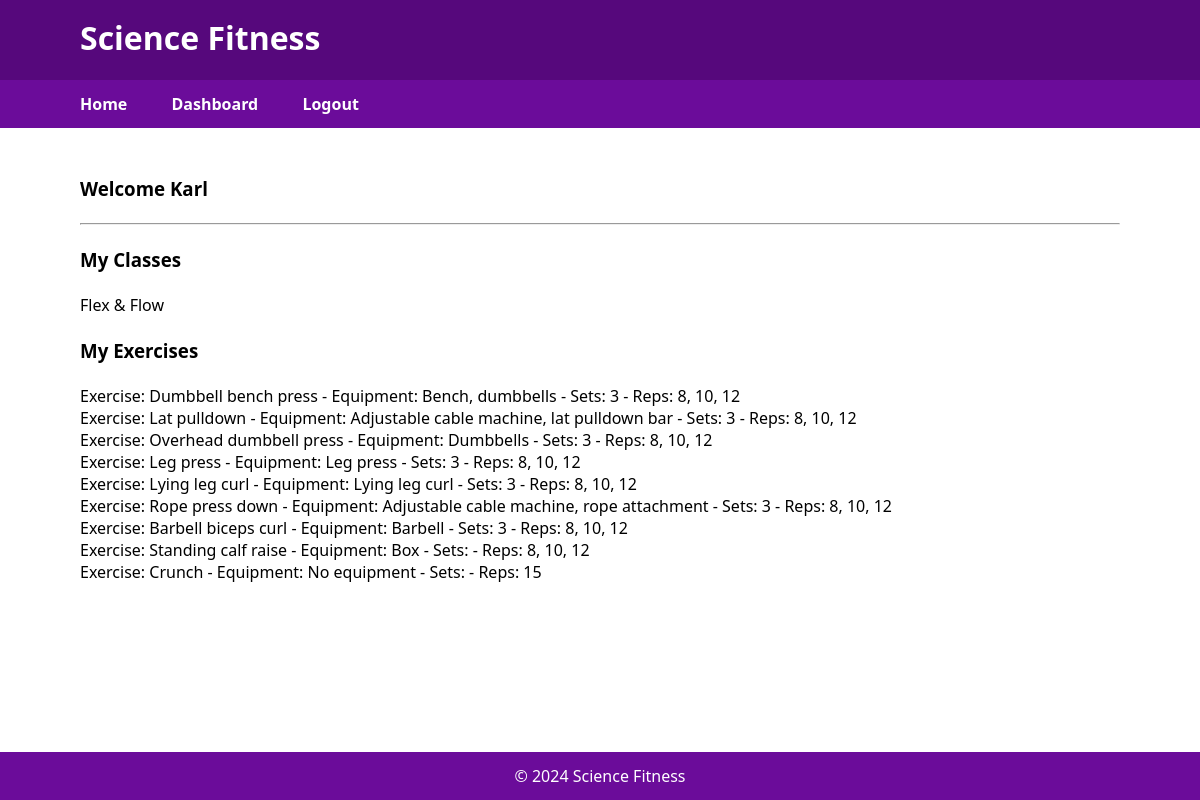
The page /pages/dashboard.php (signed in) on the database its author committed.
### tables this page shows
CREATE TABLE `member_to_class` (
  `id` int(11) NOT NULL,
  `member_id` int(11) NOT NULL,
  `class_id` int(11) NOT NULL
);

CREATE TABLE `class` (
  `id` int(11) NOT NULL,
  `name` varchar(100) NOT NULL
);

CREATE TABLE `exercise` (
  `id` int(11) NOT NULL,
  `exercise` varchar(255) NOT NULL,
  `equipment` varchar(255) NOT NULL,
  `sets` varchar(100) NOT NULL,
  `reps` varchar(100) NOT NULL
);

### functions/functions.php (the view, shortened to what this page needs)
<?php
    function navigation($page){
        if($page == "index"){
            if($_SESSION["validate"] == "validated"){
                echo '
                <div>
                    <a href="pages/dashboard.php">Dashboard</a>
                    <a href="index.php?logout=logout">Logout</a>
                </div>
                ';
            } else{
                echo '
                <form action="./pages/dashboard.php" method="POST">
                <input type="text" name="username" placeholder=" Enter Username">
                <input type="password" name="pwd" placeholder=" Enter Password">
                <select name="position">
                    <option value="member">Member</option>
                    <option value="trainer">Trainer</option>
                    <option value="admin">Admin</option>
                </select>
                <input type="submit" value="Login">
                </form>
                ';
            }
        } else{
            if($page == "dashboard"){
                if($_SESSION["validate"] == "validated"){
                    echo '
                    <div>
                        <a href="../index.php">Home</a>
                        <a href="dashboard.php">Dashboard</a>
                        <a href="../index.php?logout">Logout</a>
                    </div>
                    ';
                } else {
                echo '
                <a href="../index.php">Home</a>
                ';
                }
            }
        }
    }
    function returndetail_exercise($dbConnect, $id, $table){
        $sql = "SELECT * FROM $table";
        foreach($dbConnect -> query($sql) as $row){
            if ($id == $row["id"]){
                echo 'Exercise: ';
                echo $row["exercise"];
                echo ' - Equipment: ';
                echo $row["equipment"];
                echo ' - Sets: ';
                echo $row["sets"];
                echo ' - Reps: ';
                echo $row["reps"];
            }
        }
    }
    function returndetail($dbConnect, $id, $table){
        $sql = "SELECT * FROM $table";
        foreach($dbConnect -> query($sql) as $row){
            if ($id == $row["id"]){
                return $row["name"];
            }
        }
    }
    function listClasses($dbConnect,$user_id,$table){
        if ($table == "trainer"){
            $sqltable = "trainer_to_class";
        } else{
            $sqltable = "member_to_class";
        }
        $sql = "SELECT * FROM $sqltable";
        foreach($dbConnect -> query($sql) as $row){
            if($table == "trainer"){
                $user_id_from_table = $row["trainer_id"];
            } else {
                $user_id_from_table = $row["member_id"];
            }
            if($user_id == $user_id_from_table){
                $id = $row["class_id"];
                $result = returndetail($dbConnect,$id,"class");
                echo ucfirst($result)."<br>";
            }
        }
    }
    function listExercises($dbConnect,$user_id,$table){
        $sqltable = "member_to_exercise";
        $sql = "SELECT * FROM $sqltable";
        foreach($dbConnect -> query($sql) as $row){
            $user_id_from_table = $row["member_id"];
            if($user_id == $user_id_from_table){
                $id = $row["exercise_id"];
                echo returndetail_exercise($dbConnect,$id,"exercise");
                echo '<br>';
            }
        }
    }
?>

### pages/dashboard.php (shortened to what this page needs)
<?php
    include_once("../functions/functions.php");
    $dbConnect = dbLink();
?>
<!DOCTYPE html>
<html lang="en">
<head>
    <link rel="stylesheet" href="../css/style.css">
</head>
<body>
    <div class="wrapper">
        <div class="header">
            <h1>Science Fitness</h1>
        </div>
        <div class="nav">
            <?php
                navigation("dashboard");
            ?>
        </div>
        <div class="cta">
            <div class="content">
                <?php
                    if($_SESSION["validate"] == "validated"){
                        $username = ucfirst($_SESSION["username"]);
                        echo "<h3>Welcome $username </h3><br><hr>";
                        switch($_SESSION["position"]){
                            default:
                                echo "<br><h3>My Classes</h3><br>";
                                listClasses($dbConnect, $_SESSION["user_id"], "member");
                                echo "<br><h3>My Exercises</h3><br>";
                                listExercises($dbConnect, $_SESSION["user_id"], "member");
                            break;
                        }
                    } else{
                        echo 'Not valid, click Home and try again';
                    }
                ?>
            </div>
        </div>
        <div class="footer">
            <p>&copy; 2024 Science Fitness</p>
        </div>
    </div>
</body>
</html>

### css/style.css (style rules this page uses)
* { margin: 0; padding: 0; box-sizing: border-box; font-family: 'Segoe UI', Tahoma, Geneva, Verdana, sans-serif; }
.header { width: 100vw; height: 10vh; background-color: #56087c; text-align:left; color: white; padding: 1em 5em 0 5em; }
.nav, .footer { width: 100vw; height: 6vh; background-color: #6b0c9a; align-items: center; padding: 0 5em; }
.footer { position:fixed; bottom: 0; margin-top: 30px; color: white; text-align: center; align-content: center; }
.footer p { padding: 0; }
.nav { display: flex; justify-content: space-between; }
.cta { width: 100vw; height: 70vh; padding: 3em 5em 10em 5em; text-align: justify; }
.nav a { color: white; margin-right: 2.5em; align-items: center; text-decoration: none; font-weight: bold; cursor:pointer; }
.content { padding-bottom: 10em; }
.home h1, h2, p { padding-bottom: 3vh; }

### rows shown on the page
member_to_class: class.name "Flex & Flow"
exercise: exercise "Dumbbell bench press", equipment "Bench, dumbbells", sets "3", reps "8, 10, 12"
exercise: exercise "Lat pulldown", equipment "Adjustable cable machine, lat pulldown bar", sets "3", reps "8, 10, 12"
exercise: exercise "Overhead dumbbell press", equipment "Dumbbells", sets "3", reps "8, 10, 12"
exercise: exercise "Leg press", equipment "Leg press", sets "3", reps "8, 10, 12"
exercise: exercise "Lying leg curl", equipment "Lying leg curl", sets "3", reps "8, 10, 12"
exercise: exercise "Rope press down", equipment "Adjustable cable machine, rope attachment", sets "3", reps "8, 10, 12"
exercise: exercise "Barbell biceps curl", equipment "Barbell", sets "3", reps "8, 10, 12"
exercise: exercise "Standing calf raise", equipment "Box", reps "8, 10, 12"
exercise: exercise "Crunch", equipment "No equipment", reps "15"

### other values the page prints
$username "Karl"
